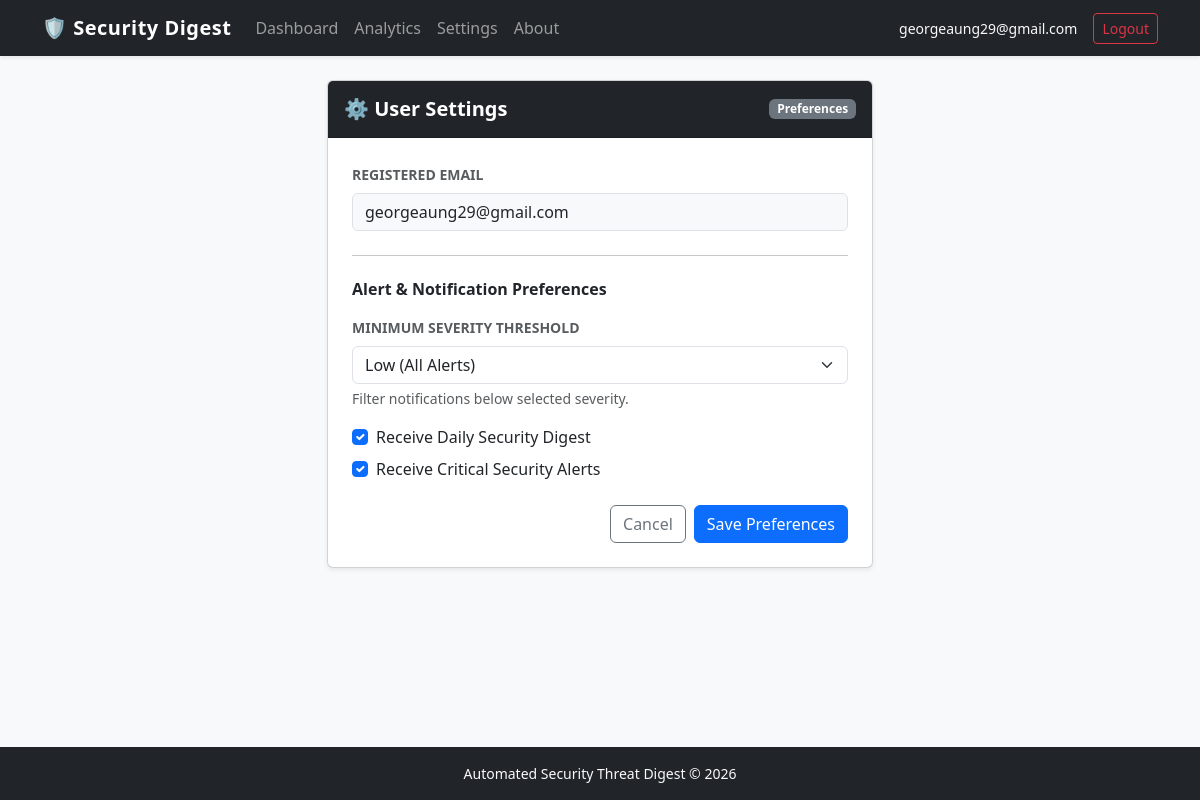
Page /settings (signed in) on the committed database.
### tables this page shows
CREATE TABLE users (
            id INTEGER PRIMARY KEY AUTOINCREMENT,
            email TEXT UNIQUE NOT NULL,
            password_hash TEXT NOT NULL,
            receive_daily_digest INTEGER DEFAULT 1,
            receive_critical_alerts INTEGER DEFAULT 1,
            created_at TEXT
        , last_login TEXT, login_count INTEGER DEFAULT 0, account_status TEXT DEFAULT 'Active', role TEXT DEFAULT 'User', receive_weekly_digest INTEGER DEFAULT 0, minimum_severity TEXT DEFAULT 'Low');

### dashboard/app.py (the view, shortened to what this page needs)
@app.route(
    "/settings",
    methods=["GET", "POST"]
)
@login_required
def settings():
    user = database.get_user_by_id(
        current_user.id
    )
    return render_template(
        "settings.html",
        user=dict(user)
    )

### dashboard/app.py (called while the page is built)
@login_manager.user_loader
def load_user(user_id):
    user_data = database.get_user_by_id(
        user_id
    )
    if user_data:
        user_dict = dict(
            user_data
        )
        if user_dict["account_status"] == "Disabled":
            return None
        return User(
            user_dict
        )
    return None

@app.after_request
def add_header(response):
    response.headers["Cache-Control"] = (
        "no-cache, no-store, must-revalidate"
    )
    response.headers["Pragma"] = "no-cache"
    response.headers["Expires"] = "0"
    return response

### database.py (called while the page is built)
def create_connection():
    conn = sqlite3.connect(
        DB_NAME,
        timeout=30
    )
    conn.row_factory = sqlite3.Row
    return conn

def get_user_by_id(user_id):
    conn = create_connection()
    cursor = conn.cursor()
    try:
        cursor.execute(
            """
            SELECT *
            FROM users
            WHERE id=?
            """,
            (user_id,)
        )
        return cursor.fetchone()
    finally:
        conn.close()

### dashboard/Templates/settings.html (shortened to what this page needs)
{% extends "base.html" %}
{% block content %}
<div class="row justify-content-center">
    <div class="col-md-8 col-lg-6">
        <div class="card shadow-sm">
            <div class="card-header bg-dark text-white d-flex align-items-center justify-content-between py-3">
                <h5 class="m-0 fw-bold">
                    ⚙️ User Settings
                </h5>
                <span class="badge bg-secondary">
                    Preferences
                </span>
            </div>
            <div class="card-body p-4">
                <form method="POST" action="{{ url_for('settings') }}">
                    <div class="mb-3">
                        <label class="form-label text-muted small fw-bold">
                            REGISTERED EMAIL
                        </label>
                        <input
                            type="email"
                            class="form-control bg-light"
                            value="{{ user.email }}"
                            readonly
                            disabled>
                    </div>
                    <hr class="my-4">
                    <h6 class="fw-bold mb-3">
                        Alert & Notification Preferences
                    </h6>
                    <div class="mb-3">
                        <label class="form-label text-muted small fw-bold">
                            MINIMUM SEVERITY THRESHOLD
                        </label>
                        <select name="minimum_severity"
                                class="form-select">
                            <option value="Low"
                            {% if user.minimum_severity == "Low" %}
                                selected
                            {% endif %}>
                                Low (All Alerts)
                            </option>
                        </select>
                        <div class="form-text">
                            Filter notifications below selected severity.
                        </div>
                    </div>
                    <div class="form-check mb-2">
                        <input
                            class="form-check-input"
                            type="checkbox"
                            name="receive_daily_digest"
                            id="dailyDigest"
                            {% if user.receive_daily_digest == 1 %}
                                checked
                            {% endif %}>
                        <label class="form-check-label"
                               for="dailyDigest">
                            Receive Daily Security Digest
                        </label>
                    </div>
                    <div class="form-check mb-4">
                        <input
                            class="form-check-input"
                            type="checkbox"
                            name="receive_critical_alerts"
                            id="criticalAlerts"
                            {% if user.receive_critical_alerts == 1 %}
                                checked
                            {% endif %}>
                        <label class="form-check-label"
                               for="criticalAlerts">
                            Receive Critical Security Alerts
                        </label>
                    </div>
                    <div class="d-flex justify-content-end gap-2">
                        <a href="{{ url_for('home') }}"
                           class="btn btn-outline-secondary">
                            Cancel
                        </a>
                        <button type="submit"
                                class="btn btn-primary">
                            Save Preferences
                        </button>
                    </div>
                </form>
            </div>
        </div>
    </div>
</div>
{% endblock %}

### dashboard/Templates/base.html (shortened to what this page needs)
<!DOCTYPE html>
<html lang="en">
<head>
    <link
        href="https://cdn.jsdelivr.net/npm/bootstrap@5.3.0/dist/css/bootstrap.min.css"
        rel="stylesheet"
    >
    <link
        rel="stylesheet"
        href="https://cdnjs.cloudflare.com/ajax/libs/font-awesome/6.4.0/css/all.min.css"
    >
</head>
<body>
<nav class="navbar navbar-expand-lg navbar-dark bg-dark shadow-sm mb-4">
    <div class="container">
        <a class="navbar-brand"
           href="{{ url_for('home') }}">
            🛡️ Security Digest
        </a>
        <div
            class="collapse navbar-collapse"
            id="navbarNav"
        >
            <ul class="navbar-nav me-auto">
                {% if current_user.is_authenticated %}
                <li class="nav-item">
                    <a class="nav-link"
                       href="{{ url_for('home') }}">
                        Dashboard
                    </a>
                </li>
                <li class="nav-item">
                    <a class="nav-link"
                       href="{{ url_for('stats') }}">
                        Analytics
                    </a>
                </li>
                <li class="nav-item">
                    <a class="nav-link"
                       href="{{ url_for('settings') }}">
                        Settings
                    </a>
                </li>
                {% endif %}
                <li class="nav-item">
                    <a class="nav-link"
                       href="{{ url_for('about') }}">
                        About
                    </a>
                </li>
            </ul>
            <div class="navbar-nav ms-auto align-items-lg-center">
                {% if current_user.is_authenticated %}
                <span class="navbar-text me-3 text-light small">
                    {{ current_user.email }}
                </span>
                <a
                    class="btn btn-outline-danger btn-sm"
                    href="{{ url_for('logout') }}"
                >
                    Logout
                </a>
                {% endif %}
            </div>
        </div>
    </div>
</nav>
<div class="container main-content">
    {% block content %}{% endblock %}
</div>
<footer class="bg-dark text-light py-3 mt-5 text-center small">
    <div class="container">
        <span>
            Automated Security Threat Digest &copy; 2026
        </span>
    </div>
</footer>
</body>
</html>

### dashboard/Templates/base.html (style rules this page uses)
body { background-color: #f8f9fa; min-height: 100vh; display: flex; flex-direction: column; }
.main-content { flex: 1; }
.navbar-brand { font-weight: 700; letter-spacing: 0.5px; }

### rows in the picture
users: email "georgeaung29@gmail.com", minimum_severity "Low (All Alerts)", receive_daily_digest "☑", receive_critical_alerts "☑"
